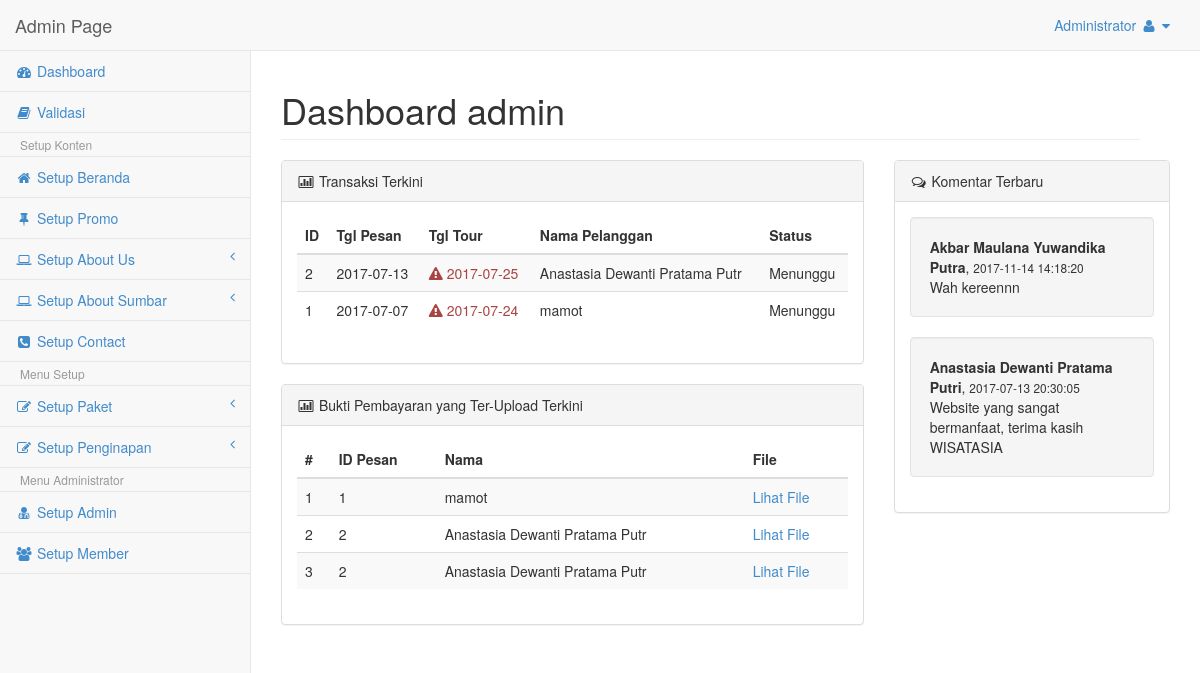
The page /Admin/home.php (signed in) on the database its author committed.
### tables this page shows
CREATE TABLE IF NOT EXISTS `tbl_pesan` (
`id_pesan` int(11) NOT NULL,
  `id_user` int(11) NOT NULL,
  `id_paket` int(11) NOT NULL,
  `id_hotel` int(11) NOT NULL,
  `tgl_pesan` date NOT NULL,
  `tgl_tour` date NOT NULL,
  `status` char(2) NOT NULL DEFAULT 'S1'
);

CREATE TABLE IF NOT EXISTS `tbl_user` (
`id_user` int(11) NOT NULL,
  `nama_user` varchar(30) NOT NULL,
  `email_user` varchar(50) NOT NULL,
  `tipe_id` varchar(20) NOT NULL,
  `no_id` varchar(30) NOT NULL,
  `no_hp` varchar(14) NOT NULL,
  `no_rek` varchar(50) NOT NULL,
  `nama_rek` varchar(50) NOT NULL,
  `username` varchar(30) NOT NULL,
  `password` varchar(12) NOT NULL,
  `tgl_lahir` varchar(30) NOT NULL,
  `jekel` varchar(1) NOT NULL,
  `alamat` text NOT NULL
);

CREATE TABLE IF NOT EXISTS `tbl_bukti` (
`id_bukti` int(11) NOT NULL,
  `id_pesan` int(11) NOT NULL,
  `file` text NOT NULL
);

CREATE TABLE IF NOT EXISTS `komentar` (
`id_komentar` int(11) NOT NULL,
  `nama` varchar(50) NOT NULL,
  `komentar` text NOT NULL,
  `waktu` datetime NOT NULL
);

### Admin/home.php (the view, shortened to what this page needs)
<?php session_start();
if(isset($_SESSION['user_admin'])){
	$level		=$_SESSION['level'];
?>
<!DOCTYPE html>
<html>
<head>
    <link href="css/bootstrap.min.css" rel="stylesheet">
    <link href="font-awesome/css/font-awesome.css" rel="stylesheet">
    <link href="css/plugins/morris/morris-0.4.3.min.css" rel="stylesheet">
    <link href="css/plugins/timeline/timeline.css" rel="stylesheet">
    <link href="css/sb-admin.css" rel="stylesheet">
</head>
<body>
    <div id="wrapper">
		<?php
			if($level=='admin'){
				include"nav.php";
			}else if($level=='operator'){
				include"nav_operator.php";
			}else{
				echo "Anda tidak punya hak access!! Hayoo!! Siapa Anda??";
			}
		?>
        <div id="page-wrapper">
        	<div class="row col-lg-12">
            	<h1 class="page-header">Dashboard <?php echo $level; ?></h1>
            </div>
            <div class="row">
            <div class="col-lg-8">
            <div class="panel panel-default">
            	<div class="panel-heading">
                	<i class="fa fa-bar-chart-o fa-fw"></i> Transaksi Terkini
                </div>
                <div class="panel-body">
                	<div class="table-responsive">
                        <table class="table table-hover table-striped" id="dataTables-transaksi">
                            <thead>
                                <tr>
                                    <th class="text-left">ID</th>
                                    <th class="text-left">Tgl Pesan</th>
                                    <th class="text-left">Tgl Tour</th>
                                    <th class="text-left">Nama Pelanggan</th>
                                    <th class="text-left">Status</th>
                                </tr>
                            </thead>
                            <tbody>
                            <?php
                                $comot=mysql_query("SELECT * FROM tbl_pesan, tbl_paket, tbl_hotel, tbl_user WHERE tbl_pesan.id_user=tbl_user.id_user AND tbl_pesan.id_paket=tbl_paket.id_paket AND tbl_pesan.id_hotel=tbl_hotel.id_hotel ORDER BY tgl_pesan DESC LIMIT 5");
                                while($isi_tbl=mysql_fetch_array($comot))
                                {
                                $total_harga	=$isi_tbl['harga_paket']+$isi_tbl['harga'];
                                $now= date("Y-m-d");
                            ?>
                                <tr>
                                    <td><?php echo $isi_tbl['id_pesan'] ?></td>
                                    <td><?php echo $isi_tbl['tgl_pesan']; ?></td>
                                    <td><?php
                                    if($isi_tbl['tgl_tour']<$now){
                                        $txtS="Kadaluarsa!!";
                                        echo "<div class='tooltip-demo'><span data-toggle='tooltip' data-placement='top' title='".$txtS."'><div class='text-danger'><i class='fa fa-warning'></i>&nbsp".$isi_tbl['tgl_tour']."</div></span></div>";
                                    }else{
                                        echo $isi_tbl['tgl_tour'];
                                    }?></td>
                                    <td><?php echo $isi_tbl['nama_user']; ?></td>
                                    <td><div class="tooltip-demo"><span data-toggle="tooltip" data-placement="top"
                                        title="Total Harga <?php echo $total_harga; ?> IDR">
                                        <?php
                                        if($isi_tbl['status']=='S1'){
                                            $stat="Menunggu";
                                        }else if($isi_tbl['status']=='S2'){
                                            $stat="Lunas";
                                        }else if($isi_tbl['status']=='S3'){
                                            $stat="Bayar diTempat";
                                        }else if($isi_tbl['status']=='S4'){
                                            $stat="Telah Tour";
                                        }else{
                                            $stat="";
                                        }
                                        echo $stat;
                                        ?></span></div>
                                    </td>
                                </tr>
                            <?php
                                }
                            ?>
                            </tbody>
                        </table>
                	</div>
                </div>
            </div>
			<div class="panel panel-default">
            	<div class="panel-heading">
                	<i class="fa fa-bar-chart-o fa-fw"></i> Bukti Pembayaran yang Ter-Upload Terkini
                </div>
                <div class="panel-body">
                	<div class="table-responsive">
                        <table class="table table-hover table-striped" id="dataTables-transaksi">
                            <thead>
                                <tr>
                                    <th class="text-left">#</th>
                                    <th class="text-left">ID Pesan</th>
                                    <th class="text-left">Nama</th>
                                    <th class="text-left">File</th>
                                </tr>
                            </thead>
                            <tbody>
                            <?php
								$no=1;
                                $comot_bukti=mysql_query("SELECT * FROM tbl_bukti, tbl_pesan, tbl_user WHERE
													tbl_bukti.id_pesan	= tbl_pesan.id_pesan AND
													tbl_pesan.id_user	= tbl_user.id_user");
                                while($isi_bukti=mysql_fetch_array($comot_bukti)) {
                            ?>
                                <tr>
                                    <td><?php echo $no++ ?></td>
                                    <td><?php echo $isi_bukti['id_pesan']; ?></td>
                                    <td><?php echo $isi_bukti['nama_user']; ?></td>
                                    <td><a href="../images/<?php echo $isi_bukti['file'];?>" target="_blank">Lihat File</a></td>
                                </tr>
                            <?php
                                }
                            ?>
                            </tbody>
                        </table>
                	</div>
                </div>
            </div>
            </div>
            <div class="col-lg-4">
            <div class="panel panel-default">
            	<div class="panel-heading">
                	<i class="fa fa-comments-o fa-fw"></i> Komentar Terbaru
                </div>
                <div class="panel-body">
                   	<?php
					$comot_comen=mysql_query("SELECT * FROM komentar ORDER BY waktu DESC LIMIT 3");
					while($isi_comen=mysql_fetch_array($comot_comen))
					{ ?>
					<div class="well">
						<b><?php echo $isi_comen['nama']; ?></b>, <small><?php echo $isi_comen['waktu']; ?></small><br />
						<?php echo $isi_comen['komentar']; ?>
					</div>
					<?php
              		 }?>
                </div>
            </div>
            </div>
			<div class="col-lg-8">
            </div>
            </div>
        </div>
    </div>
</body>
</html>
<?php
}else{
	session_destroy();
	header('Location:index.php?status=Silahkan Login');
}
?>

### Admin/nav.php (shortened to what this page needs)
<?php
	$username=$_SESSION['user_admin'];
	$comot_admin=mysql_query("select nama from tbl_admin where user_admin='$username'");
	$ngisi_admin=mysql_fetch_array($comot_admin);
?>
<nav class="navbar navbar-default navbar-fixed-top" role="navigation" style="margin-bottom: 0">
    <div class="navbar-header">
        <a class="navbar-brand" href="home.php">Admin Page</a>
    </div>
    <ul class="nav navbar-top-links navbar-right">
        <li class="dropdown">
            <a class="dropdown-toggle" data-toggle="dropdown" href="#"><?php echo $ngisi_admin['nama']; ?>
                <i class="fa fa-user fa-fw"></i>  <i class="fa fa-caret-down"></i>
            </a>
        </li>
    </ul>
    <div class="navbar-default navbar-static-side" role="navigation">
        <div class="sidebar-collapse">
            <ul class="nav" id="side-menu">
                <li><a href="home.php"><i class="fa fa-dashboard fa-fw"></i> Dashboard</a></li>
                <li><a href="cekTransaksi.php"><i class="fa fa-book fa-fw"></i> Validasi</a>
                <li class="dropdown-header">Setup Konten</li>
                <li><a href="setupBeranda.php"><i class="fa fa-home fa-fw"></i> Setup Beranda</a>
                <li><a href="setupSlider.php"><i class="fa fa-thumb-tack fa-fw"></i> Setup Promo</a>
                <li>
                    <a href="#"><i class="fa fa-laptop fa-fw"></i> Setup About Us<span class="fa arrow"></span></a>
                </li>
                <li>
                    <a href="#"><i class="fa fa-laptop fa-fw"></i> Setup About Sumbar<span class="fa arrow"></span></a>
                </li>
                <li><a href="setupContact.php"><i class="fa fa-phone-square fa-fw"></i> Setup Contact</a>
                <li class="dropdown-header">Menu Setup</li>
                <li>
                    <a href="#"><i class="fa fa-edit fa-fw"></i> Setup Paket<span class="fa arrow"></span></a>
                </li>
                <li>
                    <a href="#"><i class="fa fa-edit fa-fw"></i> Setup Penginapan<span class="fa arrow"></span></a>
                </li>
                <li class="dropdown-header">Menu Administrator</li>
                <li><a href="setupAdmin.php"><i class="fa fa-user-md fa-fw"></i> Setup Admin</a>
                <li><a href="setupMember.php"><i class="fa fa-users fa-fw"></i> Setup Member</a>
            </ul>
        </div>
    </div>
</nav>

### Admin/css/sb-admin.css (style rules this page uses)
body { background-color: #f8f8f8; padding-top: 100px; }
@media (min-width:768px) { body { padding-top: 50px; } }
#wrapper { width: 100%; }
#page-wrapper { padding: 0 15px; min-height: 568px; background-color: #fff; }
@media (min-width:768px) { #page-wrapper { position: inherit; margin: 0 0 0 250px; padding: 0 30px; min-height: 1300px; border-left: 1px solid #e7e7e7; } }
.navbar-static-side ul li { border-bottom: 1px solid #e7e7e7; }
.navbar-top-links li { display: inline-block; }
.navbar-top-links li:last-child { margin-right: 15px; }
.navbar-top-links li a { padding: 15px; min-height: 50px; }
.arrow { float: right; }
.fa.arrow:before { content: "\f104"; }
@media (min-width:768px) { .navbar-static-side { z-index: 1; position: absolute; width: 250px; margin-top: 51px; } }

### rows shown on the page
tbl_pesan: id_pesan "2", tgl_pesan "2017-07-13", tgl_tour "2017-07-25", id_user.nama_user "Anastasia Dewanti Pratama Putr", status "Menunggu"
tbl_pesan: id_pesan "1", tgl_pesan "2017-07-07", tgl_tour "2017-07-24", id_user.nama_user "mamot", status "Menunggu"
tbl_bukti: id_pesan.id_pesan "1", tbl_user.nama_user "mamot"
tbl_bukti: id_pesan.id_pesan "2", tbl_user.nama_user "Anastasia Dewanti Pratama Putr"
tbl_bukti: id_pesan.id_pesan "2", tbl_user.nama_user "Anastasia Dewanti Pratama Putr"
komentar: nama "Akbar Maulana Yuwandika Putra", waktu "2017-11-14 14:18:20", komentar "Wah kereennn"
komentar: nama "Anastasia Dewanti Pratama Putri", waktu "2017-07-13 20:30:05", komentar "Website yang sangat bermanfaat, terima kasih WISATASIA"

### other values the page prints
$ngisi_admin['nama'] "Administrator"
$level "admin"
